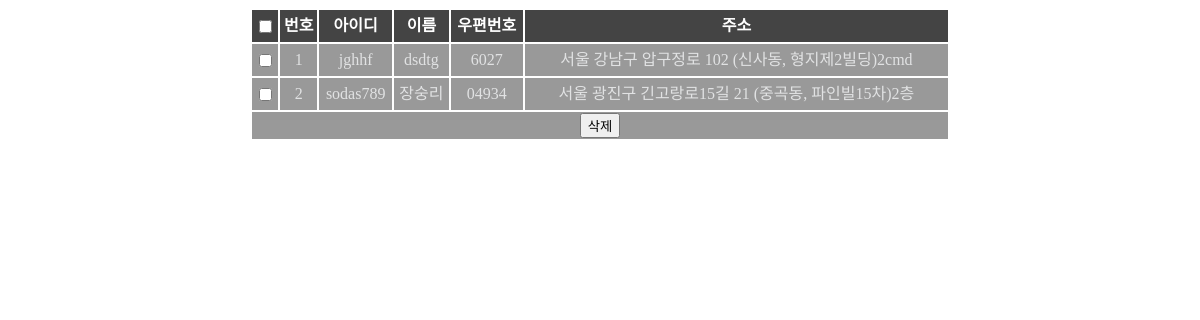
The page /aaa.php on the database as committed earlier.
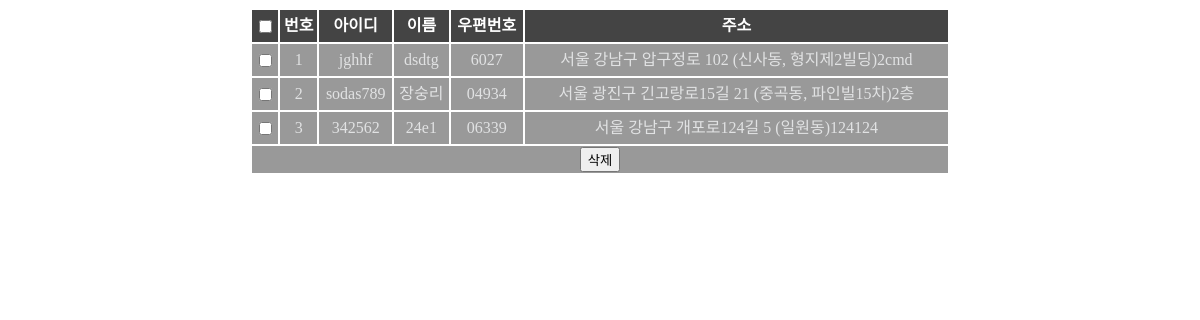
The same page on the database as committed later.
### tables this page shows
CREATE TABLE `member` (
  `idx` int(11) NOT NULL,
  `kName` varchar(20) NOT NULL,
  `eName` varchar(20) DEFAULT NULL,
  `birth` date NOT NULL,
  `id` varchar(30) NOT NULL,
  `pw` varchar(36) NOT NULL,
  `phone` varchar(14) DEFAULT NULL,
  `cellphone` varchar(14) NOT NULL,
  `sms` tinyint(1) NOT NULL,
  `email` varchar(50) DEFAULT NULL,
  `housePostcode` varchar(5) NOT NULL,
  `houseAddress` varchar(300) NOT NULL,
  `DM` tinyint(1) NOT NULL,
  `officeName` varchar(20) NOT NULL,
  `jobFamily` varchar(20) DEFAULT NULL,
  `jobPosition` varchar(20) NOT NULL,
  `officePostcode` varchar(5) NOT NULL,
  `officeAddress` varchar(300) NOT NULL,
  `officePhone` varchar(14) DEFAULT NULL,
  `faxNumber` varchar(14) DEFAULT NULL,
  `chkMarry` tinyint(1) DEFAULT NULL,
  `weddingDay` date DEFAULT NULL
);

### aaa.php (the view, shortened to what this page needs)
<html>
    <head>
        <link rel="stylesheet" type="text/css" href="listCommon.css" />
    </head>
    <body>
        <form action="del.php" method="post">
            <table id="mainTable">
                <tr><th><input type="checkbox" id="chkAll"></th><th>번호</th><th>아이디</th><th>이름</th><th>우편번호</th><th>주소</th></tr>
                <?php
                    include "dbcon.php";
                    $sql = "SELECT * FROM member";
                    $stmt = $pdo->prepare($sql);
                    $stmt->execute();
                    foreach ($stmt as $row) {
                        $idx = $row['idx'];
                        $userid = $row['id'];
                        $kName = $row['kName'];
                        $housePostcode = $row['housePostcode'];
                        $houseAddress = $row['houseAddress'];
                        echo "<tr><td><input type='checkbox' name='selectid[]' value=$idx></td><td>$idx</td><td>$userid</td>"
                                . "<td>$kName</td><td>$housePostcode</td><td>$houseAddress</td></tr>";
                    }
                ?>
                <tr><td colspan=6><input type="submit" value="삭제"></td></tr>
            </table>
        </form>
    </body>
</html>

Rows that differ between the two databases and show on the page:
added member: idx "3", id "342562", kName "24e1", housePostcode "06339", houseAddress "서울 강남구 개포로124길 5 (일원동)124124"
